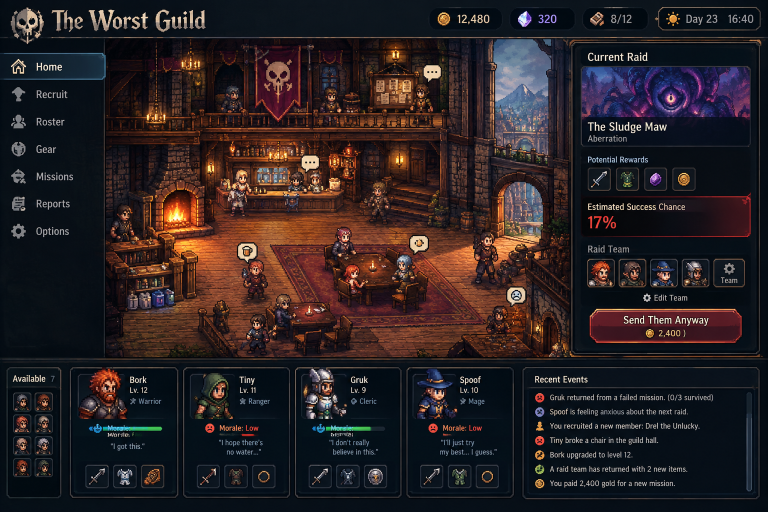
#> input picture ideaboard/Reference Concepts/Reference Concept 1.png, 1536 x 1024 px, found by its file name (shown at 1/2 size)
$ python refdiff.py '../../ideaboard/Reference Concepts/Reference Concept 1.png' '../../ideaboard/Reference Concepts/Reference Concept 2.png'
#> lines starting #> are read from the running program, lines starting #| are printed output that depends on the picture
#!/usr/bin/env python3
"""refdiff — measure how close a live screenshot is to its reference concept.

The bar for this project is "indistinguishable from the reference". That is only
meaningful if it is measured, so this reports several complementary numbers
rather than one, because each hides a different kind of failure:

  MAE / RMSE      raw pixel error. Sensitive to everything, including a
                  1px layout shift that a human would not notice.
  structure       gradient-domain agreement. Catches "the panel is in the wrong
                  place" while forgiving "the panel is 2 shades darker".
  layout IoU      binary edge-map overlap. This is the one that answers "is the
                  furniture in the right place", which is what actually reads
                  as wrong to a player.
  palette EMD     how far the colour distributions are apart, ignoring position.
                  Catches "right layout, wrong mood".

  python tools/art/refdiff.py <shot.png> <ref#|ref.png> [--out report_dir]
                              [--region x,y,w,h] [--mask x,y,w,h ...]

--mask excludes a rect from the score. Use it for content that legitimately
differs (a name, a number, a randomised sprite) so the score reflects design
fidelity rather than test data.
"""
import sys, os, json
from PIL import Image
import numpy as np

Image.MAX_IMAGE_PIXELS = None
ROOT = os.path.dirname(os.path.dirname(os.path.dirname(os.path.abspath(__file__))))
CONCEPTS = {
    "1": "ideaboard/Reference Concepts/Reference Concept 1.png",
    "2": "ideaboard/Reference Concepts/Reference Concept 2.png",
    "3": "ideaboard/Reference Concepts/Reference Concept 3.png",
}


def load(p):
    q = CONCEPTS.get(str(p), str(p))
    if not os.path.isabs(q):
        q = os.path.join(ROOT, q)
    return Image.open(q).convert("RGB")


def edges(g):
    gx = np.zeros_like(g); gy = np.zeros_like(g)
    gx[:, 1:] = np.abs(np.diff(g, axis=1))
    gy[1:, :] = np.abs(np.diff(g, axis=0))
    return np.hypot(gx, gy)


def main(argv):
    shot_p, ref_p = argv[0], argv[1]
    out_dir, region, masks = None, None, []
    i = 2
    while i < len(argv):
        if argv[i] == "--out":
            out_dir = argv[i + 1]; i += 2
        elif argv[i] == "--region":
            region = tuple(int(v) for v in argv[i + 1].split(",")); i += 2
        elif argv[i] == "--mask":
            masks.append(tuple(int(v) for v in argv[i + 1].split(","))); i += 2
        else:
            i += 1

    shot, ref = load(shot_p), load(ref_p)
#> in load, returned value is the input picture: PIL image 1536x1024 RGB; mean R, G, B 42.7, 33.7, 35.7
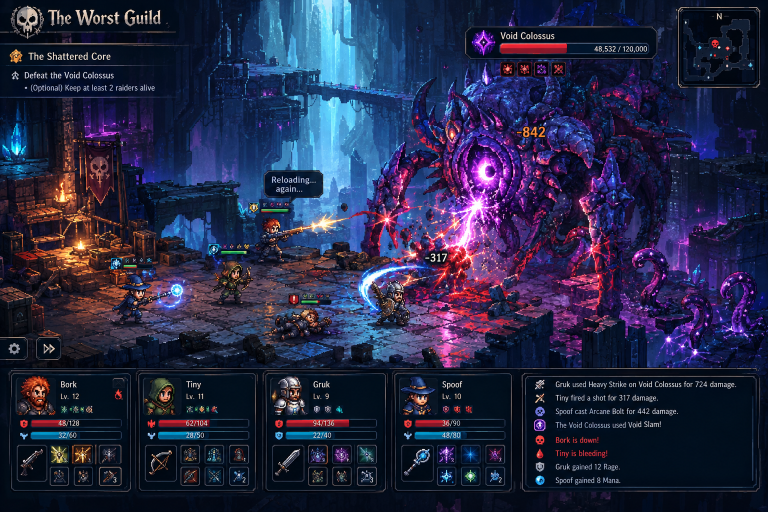
#> input picture ideaboard/Reference Concepts/Reference Concept 2.png, 1536 x 1024 px, found by its file name (shown at 1/2 size)
#> in load, returned value is the input picture: PIL image 1536x1024 RGB; mean R, G, B 38.1, 40.2, 70
    if shot.size != ref.size:
        print(f"SIZE MISMATCH shot={shot.size} ref={ref.size} — cannot compare honestly.")
        return 2

    a = np.asarray(shot, dtype=np.float32)
    b = np.asarray(ref, dtype=np.float32)
    h, w, _ = a.shape
#> h = 1024; w = 1536

    keep = np.ones((h, w), dtype=bool)
    if region:
        keep[:] = False
        x, y, rw, rh = region
        keep[y:y + rh, x:x + rw] = True
    for (x, y, mw, mh) in masks:
        keep[y:y + mh, x:x + mw] = False

    d = np.abs(a - b).mean(axis=2)
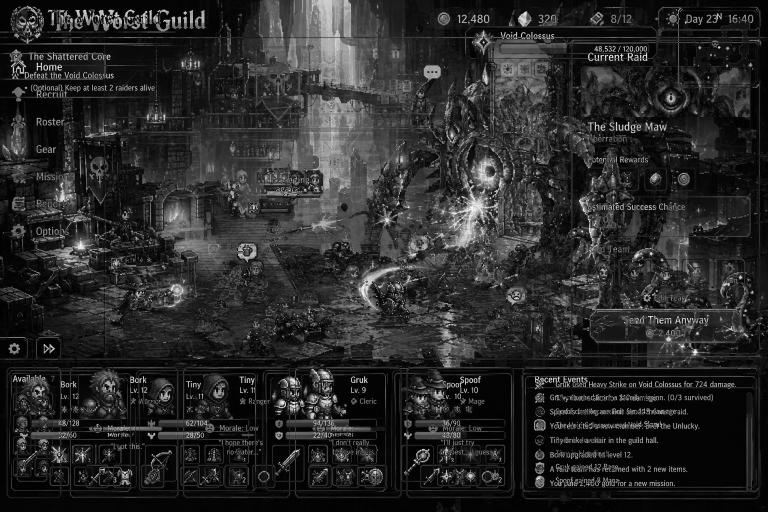
#> d: shape (1024, 1536) float32 (shown at 1/2 size); min 0, max 252.3, mean 41.8
    mae = float(d[keep].mean())
#> mae = 41.84
    rmse = float(np.sqrt((((a - b) ** 2).mean(axis=2))[keep].mean()))
#> rmse = 65.67

    ga = np.asarray(shot.convert("L"), dtype=np.float32)
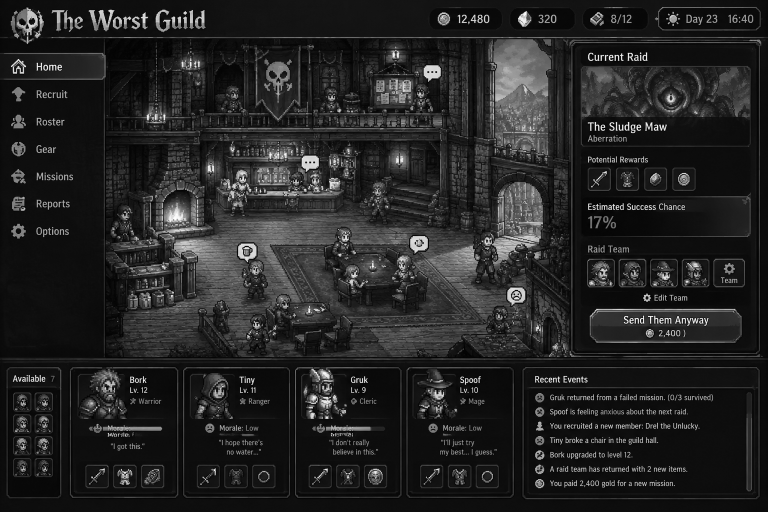
#> ga: shape (1024, 1536) float32 (shown at 1/2 size); min 0, max 255, mean 36.7
    gb = np.asarray(ref.convert("L"), dtype=np.float32)
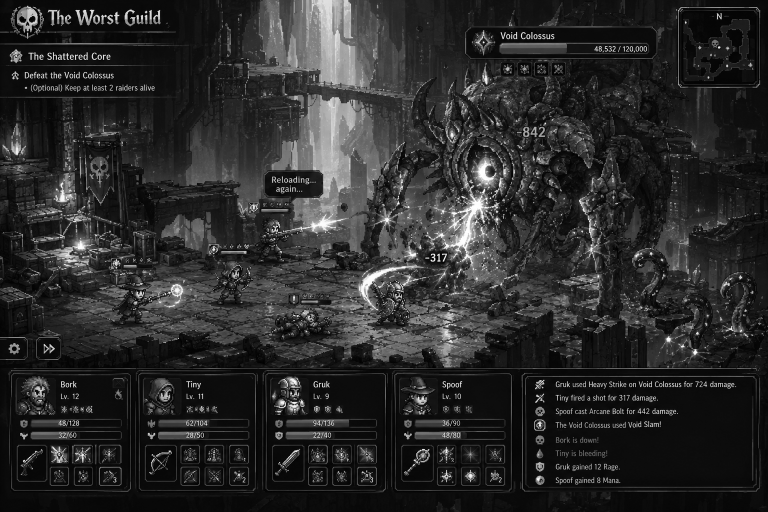
#> gb: shape (1024, 1536) float32 (shown at 1/2 size); min 0, max 255, mean 42.9
    ea, eb = edges(ga), edges(gb)
#> in edges (call 2), `gx = np.zeros_like(g)`: gx: shape (1024, 1536) float32; every value is 0
#> in edges (call 2), `return np.hypot(gx, gy)`:
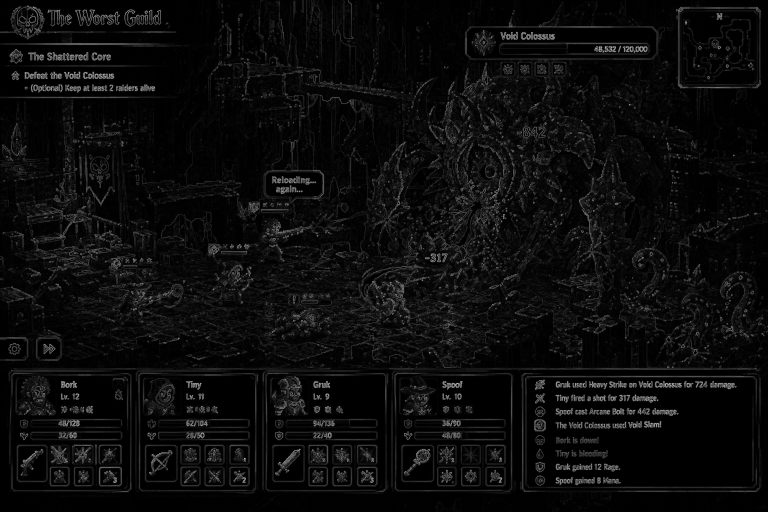
#> returned value: shape (1024, 1536) float32 (shown at 1/2 size); min 0, max 289.2, mean 14.3; drawn with min black and max white
    denom = (np.sqrt((ea[keep] ** 2).sum()) * np.sqrt((eb[keep] ** 2).sum())) + 1e-9
#> denom = 1.33e+09
    structure = float((ea[keep] * eb[keep]).sum() / denom)
#> structure = 0.277

    ta, tb = ea > 24, eb > 24
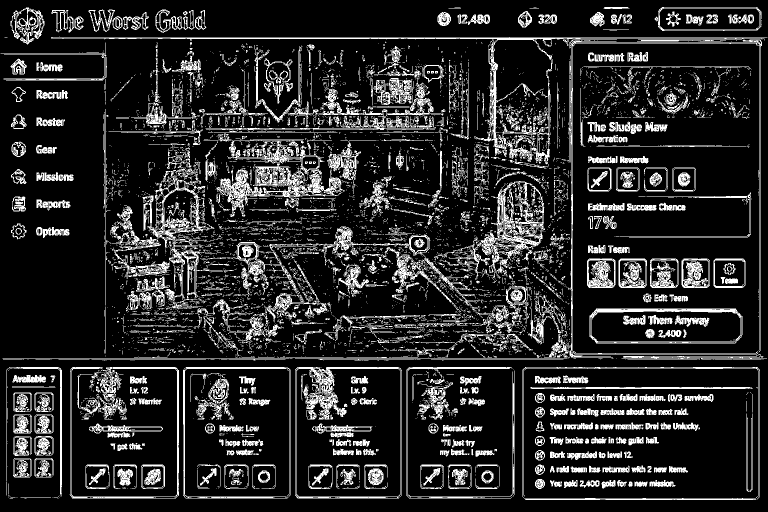
#> ta: shape (1024, 1536) bool (shown at 1/2 size); 16.2% white in thin lines or dots
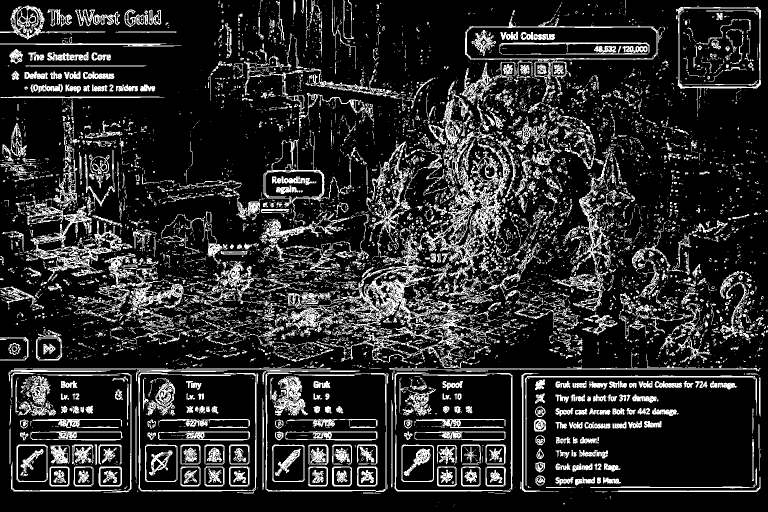
#> tb: shape (1024, 1536) bool (shown at 1/2 size); 16.9% white in thin lines or dots
    inter = float((ta & tb & keep).sum())
#> inter = 50076
    union = float(((ta | tb) & keep).sum()) + 1e-9
#> union = 470734
    iou = inter / union
#> iou = 0.106

    def hist(img):
        q = (np.asarray(img)[keep] // 16).astype(np.int32)
        idx = q[:, 0] * 256 + q[:, 1] * 16 + q[:, 2]
        hh = np.bincount(idx, minlength=4096).astype(np.float64)
        return hh / hh.sum()
    ha, hb = hist(shot), hist(ref)
#> in hist, `hh = np.bincount(idx, minlength=4096).astype(np.float64)`: hh = 4096 values, max 466876 at index 1, min 0 at index 6, mean 384
#> ha = 4096 values, max 0.297 at index 1, min 0 at index 6, mean 0.000244; hb = 4096 values, max 0.259 at index 1, min 0 at index 9, mean 0.000244
    palette_l1 = float(np.abs(ha - hb).sum() / 2.0)
#> palette_l1 = 0.543

    close = float((d[keep] <= 8).mean())
#> close = 0.243

    res = {
        "shot": shot_p, "ref": ref_p, "size": list(shot.size),
        "mae": round(mae, 3), "rmse": round(rmse, 3),
        "structure": round(structure, 4), "layout_iou": round(iou, 4),
        "palette_divergence": round(palette_l1, 4),
        "pct_pixels_within_8": round(close * 100, 2),
    }
    print(json.dumps(res, indent=2))
#| {
#|   "shot": "../../ideaboard/Reference Concepts/Reference Concept 1.png",
#|   "ref": "../../ideaboard/Reference Concepts/Reference Concept 2.png",
#|   "size": [
#|     1536,
#|     1024
#|   ],
#|   "mae": 41.838,
#|   "rmse": 65.669,
#|   "structure": 0.277,
#|   "layout_iou": 0.1064,
#|   "palette_divergence": 0.5432,
#> (further printed lines are left out)

    verdict = ("INDISTINGUISHABLE" if iou > 0.80 and mae < 6 else
               "VERY CLOSE" if iou > 0.65 and mae < 14 else
               "RECOGNISABLY THE SAME DESIGN" if iou > 0.45 else
               "DIFFERENT")
#> verdict = 'DIFFERENT'
    print(f"verdict: {verdict}")
#| verdict: DIFFERENT

    if out_dir:
        os.makedirs(out_dir, exist_ok=True)
        base = os.path.splitext(os.path.basename(shot_p))[0]
        heat = np.clip(d * 3, 0, 255).astype(np.uint8)
        heat_rgb = np.stack([heat, np.zeros_like(heat), 255 - heat], axis=2)
        heat_rgb[~keep] = 0
        Image.fromarray(heat_rgb).save(os.path.join(out_dir, base + "_heat.png"))
        sbs = Image.new("RGB", (w * 2 + 8, h), (20, 20, 24))
        sbs.paste(ref, (0, 0)); sbs.paste(shot, (w + 8, 0))
        sbs.save(os.path.join(out_dir, base + "_sbs.png"))
        with open(os.path.join(out_dir, base + "_diff.json"), "w") as f:
            json.dump(res, f, indent=2)
        print(f"wrote {out_dir}/{base}_{{heat,sbs,diff}}")
    return 0


if __name__ == "__main__":
    if len(sys.argv) < 3:
        print(__doc__); sys.exit(1)
    sys.exit(main(sys.argv[1:]))
#> (the program exits here)
